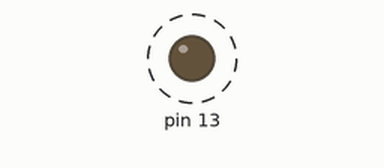
This sketch was run on a simulated Arduino Uno, built with avr-gcc and run on an emulated ATmega328P. Parts: output pins drawn as LEDs (lit = HIGH). Dashed ring = blinking.

Above: at 0.4 s.
Timing chart, 0 to 4.6 s (numbered marks = the images above):
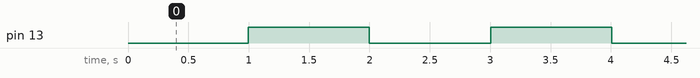

The sketch:

timer0-ctc-interrupt.ino
```cpp
/*******************************************************************************
 * Make delay 10ms with timer 0, CTC mode, prescaler 1024, interrupt
 * OCR0A = (0.01s*16000000Hz)/1024 = 156 = 0x9C
 *******************************************************************************
 */

int i = 0;

// Timer 0 compare match a interrupt every 10ms
ISR(TIMER0_COMPA_vect)
{
  // Increment i to make delay 1s(100*10ms)
  i++;
  if (i == 100)
  {
    // Toggle LED on pin 13
    bitSet(PINB, 5);
    // Reset
    i = 0;
  }
  // Load compare match value for next count
  OCR0A = 0x9C;
}

void setup()
{
  init_timer0();
  // PB5 (Arduino digital pin 13) as output
  bitSet(DDRB, 5);
}

void loop()
{
}

// Timer 0 initialization
void init_timer0()
{
  // Load initial count value
  TCNT0 = 0;
  // Load compare match value
  OCR0A = 0x9C;
  // CTC mode, prescaler 1024
  TCCR0A = (1 << WGM01);
  TCCR0B = (1 << CS02) | (1 << CS00);
  // Enable timer 0 compare match a interrupt
  TIMSK0 = (1 << OCIE0A);
  // Enable global interrupt
  sei();
}
```

Measured:
- by itself, pin 13: alternates HIGH for 1.0 s and LOW for 1.0 s
